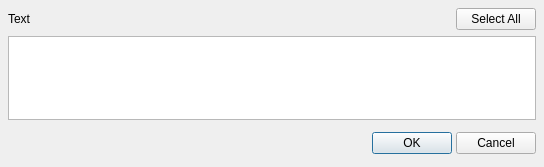
<?xml version="1.0" encoding="UTF-8"?>
<ui version="4.0">
 <class>SelectCellViewForm</class>
 <widget class="QDialog" name="SelectCellViewForm">
  <property name="geometry">
   <rect>
    <x>0</x>
    <y>0</y>
    <width>544</width>
    <height>167</height>
   </rect>
  </property>
  <property name="windowTitle">
   <string>Select Layout</string>
  </property>
  <layout class="QVBoxLayout">
   <property name="spacing">
    <number>8</number>
   </property>
   <property name="margin">
    <number>8</number>
   </property>
   <item>
    <widget class="QFrame" name="frame5_2">
     <property name="frameShape">
      <enum>QFrame::NoFrame</enum>
     </property>
     <property name="frameShadow">
      <enum>QFrame::Raised</enum>
     </property>
     <layout class="QGridLayout">
      <property name="margin">
       <number>0</number>
      </property>
      <property name="spacing">
       <number>6</number>
      </property>
      <item row="0" column="0">
       <widget class="QLabel" name="title_lbl">
        <property name="sizePolicy">
         <sizepolicy hsizetype="Preferred" vsizetype="Preferred">
          <horstretch>1</horstretch>
          <verstretch>0</verstretch>
         </sizepolicy>
        </property>
        <property name="text">
         <string>Text</string>
        </property>
       </widget>
      </item>
      <item row="1" column="0" colspan="2">
       <widget class="QListWidget" name="cvs_lb">
        <property name="selectionMode">
         <enum>QAbstractItemView::MultiSelection</enum>
        </property>
       </widget>
      </item>
      <item row="0" column="1">
       <widget class="QPushButton" name="select_all_pb">
        <property name="sizePolicy">
         <sizepolicy hsizetype="Preferred" vsizetype="Fixed">
          <horstretch>0</horstretch>
          <verstretch>0</verstretch>
         </sizepolicy>
        </property>
        <property name="text">
         <string>Select All</string>
        </property>
       </widget>
      </item>
     </layout>
    </widget>
   </item>
   <item>
    <widget class="QFrame" name="frame5">
     <property name="frameShape">
      <enum>QFrame::NoFrame</enum>
     </property>
     <property name="frameShadow">
      <enum>QFrame::Raised</enum>
     </property>
     <layout class="QGridLayout">
      <property name="margin">
       <number>0</number>
      </property>
      <property name="spacing">
       <number>4</number>
      </property>
      <item row="0" column="0">
       <spacer>
        <property name="orientation">
         <enum>Qt::Horizontal</enum>
        </property>
        <property name="sizeType">
         <enum>QSizePolicy::Expanding</enum>
        </property>
        <property name="sizeHint" stdset="0">
         <size>
          <width>91</width>
          <height>31</height>
         </size>
        </property>
       </spacer>
      </item>
      <item row="0" column="1">
       <widget class="QPushButton" name="ok_button">
        <property name="text">
         <string>OK</string>
        </property>
        <property name="default">
         <bool>true</bool>
        </property>
       </widget>
      </item>
      <item row="0" column="3">
       <widget class="QPushButton" name="cancel_button">
        <property name="text">
         <string>Cancel</string>
        </property>
       </widget>
      </item>
     </layout>
    </widget>
   </item>
  </layout>
 </widget>
 <layoutdefault spacing="6" margin="11"/>
 <resources/>
 <connections/>
</ui>
